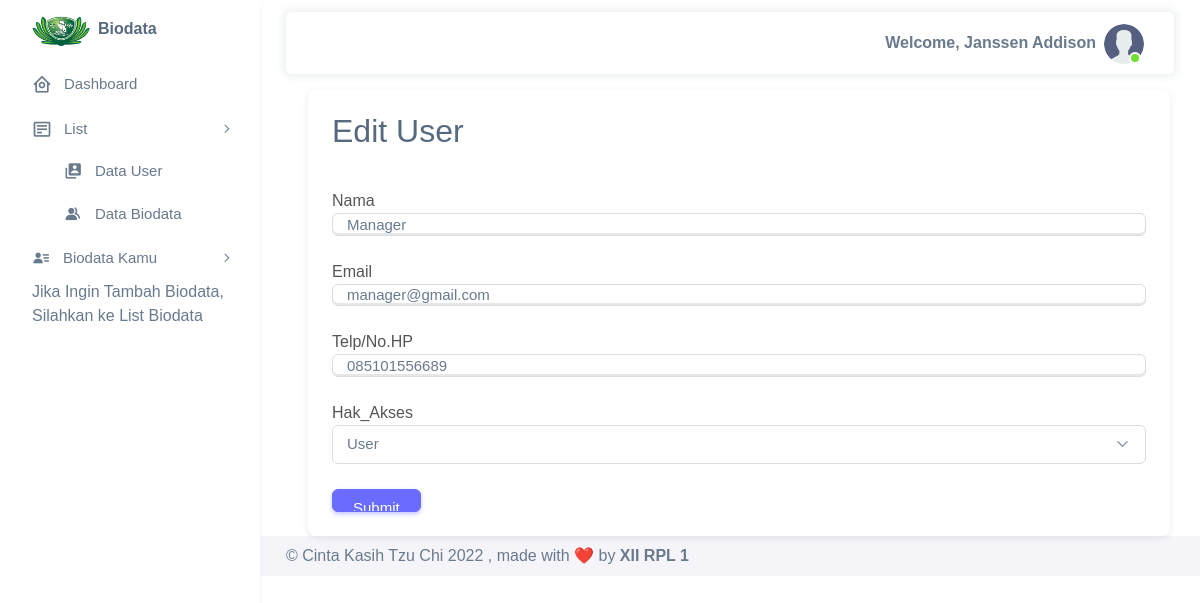
Page /frontend/user/edit.php?id=3 (signed in) on the earlier database version.
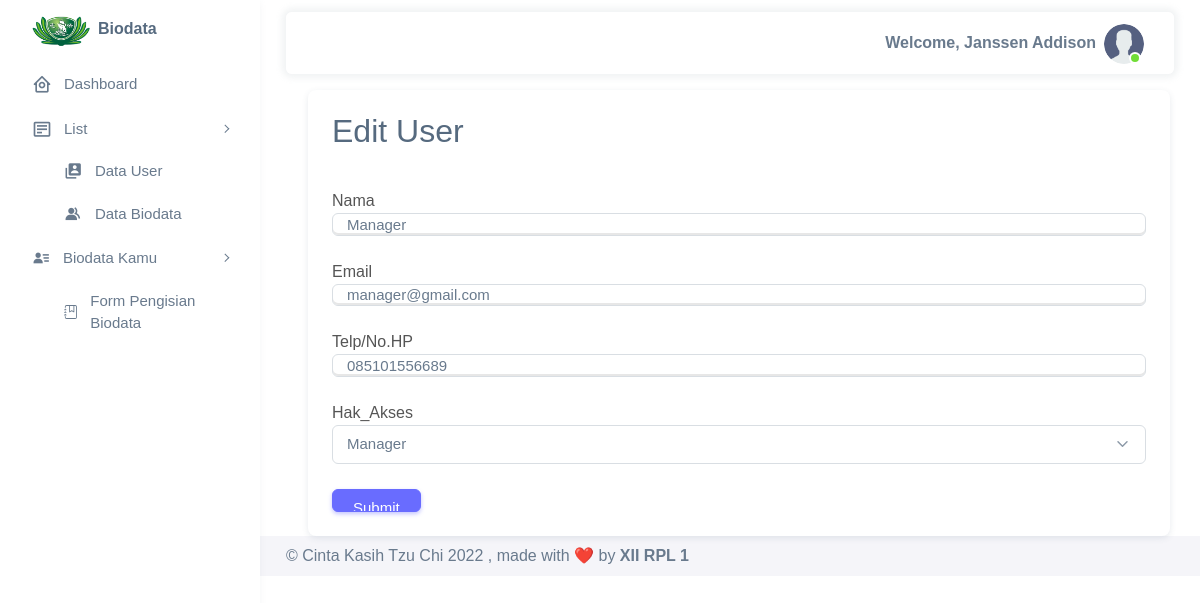
Same page on the later database version.
### tables this page shows
CREATE TABLE `user` (
  `id` int(11) NOT NULL,
  `nama` varchar(50) NOT NULL,
  `password` varchar(50) NOT NULL,
  `email` text NOT NULL,
  `nohp` varchar(13) NOT NULL,
  `hak_akses` enum('Admin','Manager','User','') NOT NULL
);

### frontend/user/edit.php (the view, shortened to what the changed rows need)
<?php
include "../header.php";
$id = $_GET['id'];
$query = mysqli_query($db, "SELECT * FROM user WHERE id=$id");
while($row = mysqli_fetch_array($query)){
?>
<body>
<div class="row">
    <div class="card col-11" style="margin-left:3em;margin-top:1em;">
        <div class="d-flex align-items-end">
            <div class="col-12">
                <div class="card-header">
                    <h2>Edit User</h2>
                </div>
                <div class="card-body">
                    <form method="post" action="../../proses/user/edit.php">
                        <div class="form-group">
                            <label for="">Nama</label>
                            <input type="text" class="form-control" name="nama" value="<?= $row['nama'] ?>" maxlength=50 required>
                        </div>
                        <br>
                        <div class="form-group">
                            <label for="">Email</label>
                            <input type="email" class="form-control" name="email" value="<?= $row['email'] ?>" required>
                        </div>
                        <br>
                        <div class="form-group">
                            <label for="">Telp/No.HP</label>
                            <input type="text" class="form-control" name="nohp" value="<?= $row['nohp'] ?>" maxlength=13 required>
                        </div>
                        <br>
                        <div class="form-group">
                            <label for="">Hak_Akses</label>
                            <select name="hak_akses" id="" class="form-select" required>
                                <option value="Manager" <?php if($row['hak_akses'] == "Manager"){echo "selected";}; ?>>Manager</option>
                                <option value="User" <?php if($row['hak_akses'] == "User"){echo "selected";}; ?>>User</option>
                            </select>
                        </div>
                        <br>
                        <input class="btn btn-primary" type="submit" name="submit" value="Submit">
                    </form>
                </div>
            </div>
        </div>
    </div>
</div>
<?php
}
include "../footer.php";
?>

### frontend/header.php (shortened to what the changed rows need)
<?php
include '../../config/koneksi.php';
?>
<!DOCTYPE html>
<html lang="{{ str_replace('_', '-', app()->getLocale()) }}" class="light-style layout-menu-fixed" dir="ltr"
    data-theme="theme-default" data-assets-path="../../assets/" data-template="vertical-menu-template-free">
<head>
    <link rel="stylesheet" href="../../assets/vendor/fonts/boxicons.css" />
    <link rel="stylesheet" href="../../assets/vendor/css/core.css" class="template-customizer-core-css" />
    <link rel="stylesheet" href="../../assets/vendor/css/theme-default.css" class="template-customizer-theme-css" />
    <link rel="stylesheet" href="css/demo.css" />
    <link rel="stylesheet" href="../../assets/vendor/libs/perfect-scrollbar/perfect-scrollbar.css" />
    <link rel="stylesheet" href="../../assets/vendor/libs/apex-charts/apex-charts.css" />
    <link rel="stylesheet" type="text/css" href="https://cdn.datatables.net/1.12.1/css/jquery.dataTables.min.css">
</head>
<body>
    <div class="layout-wrapper layout-content-navbar">
        <div class="layout-container">
            <aside id="layout-menu" class="layout-menu menu-vertical menu bg-menu-theme">
                <ul class="menu-inner py-1">
                    <li class="menu-item">
                    <li class="menu-item">
                        <?php
                        $nama = $_SESSION['nama'];
                        $query = mysqli_query($db, "SELECT COUNT(id) as jmlh FROM biodata WHERE nama_lengkap='$nama'");
                        while($row = mysqli_fetch_array($query)){
                            $jmlh = $row['jmlh'];
                        }
                        if($jmlh > 0){
                            echo "<ul><li class='menu-item'>";
                            if($_SESSION['hak_akses'] == "User"){
                                echo "";
                            }
                            else{
                                echo "Jika Ingin Tambah Biodata, Silahkan ke List Biodata";
                            }
                        ?>
                        </li>
                        </ul>
                        <?php
                        }
                        else{
                        ?>
                        <ul>
                            <li class="menu-item">
                                <a href="../formisi/" class="menu-link">
                                    <div data-i18n="Without navbar">Form Pengisian Biodata</div>
                                </a>
                            </li>
                        </ul>
                        <?php
                        }
                        ?>
                    </li>
                </ul>
            </aside>
            <div class="layout-page">

Differences in the rows shown:
changed user "Manager": hak_akses "User" → "Manager"
Other differences:
text no longer shown: "Jika Ingin Tambah Biodata, Silahkan ke List Biodata"
text now shown: "Form Pengisian Biodata"
